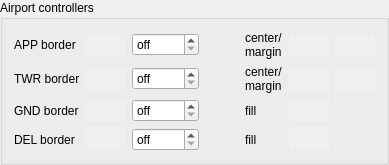
          <widget class="QGroupBox" name="groupBox_10">
           <property name="title">
            <string>Airport controllers</string>
           </property>
           <layout class="QGridLayout" name="gridLayout_19">
            <item row="1" column="6">
             <widget class="QPushButton" name="pbTwrColorMargin">
              <property name="toolTip">
               <string>set color-alpha to 0 to deactivate.</string>
              </property>
              <property name="autoFillBackground">
               <bool>true</bool>
              </property>
              <property name="flat">
               <bool>true</bool>
              </property>
             </widget>
            </item>
            <item row="0" column="0">
             <widget class="QLabel" name="label_21">
              <property name="text">
               <string>APP border</string>
              </property>
              <property name="buddy">
               <cstring>pbAppBorderLineColor</cstring>
              </property>
             </widget>
            </item>
            <item row="0" column="1">
             <widget class="QPushButton" name="pbAppBorderLineColor">
              <property name="toolTip">
               <string>set color-alpha to 0 to hide all labels of this type.</string>
              </property>
              <property name="autoFillBackground">
               <bool>true</bool>
              </property>
              <property name="flat">
               <bool>true</bool>
              </property>
             </widget>
            </item>
            <item row="0" column="6">
             <widget class="QPushButton" name="pbAppColorMargin">
              <property name="toolTip">
               <string>set color-alpha to 0 to deactivate.</string>
              </property>
              <property name="autoFillBackground">
               <bool>true</bool>
              </property>
              <property name="flat">
               <bool>true</bool>
              </property>
             </widget>
            </item>
            <item row="1" column="0">
             <widget class="QLabel" name="label_25">
              <property name="text">
               <string>TWR border</string>
              </property>
             </widget>
            </item>
            <item row="2" column="2">
             <widget class="QDoubleSpinBox" name="sbGndBorderLineStrength">
              <property name="toolTip">
               <string>set to 0 to deactivate.</string>
              </property>
              <property name="specialValueText">
               <string>off</string>
              </property>
              <property name="suffix">
               <string> px</string>
              </property>
              <property name="decimals">
               <number>1</number>
              </property>
              <property name="maximum">
               <double>10.000000000000000</double>
              </property>
              <property name="singleStep">
               <double>0.100000000000000</double>
              </property>
              <property name="value">
               <double>0.000000000000000</double>
              </property>
             </widget>
            </item>
            <item row="1" column="5">
             <widget class="QPushButton" name="pbTwrColorCenter">
              <property name="toolTip">
               <string>set color-alpha to 0 to deactivate.</string>
              </property>
              <property name="autoFillBackground">
               <bool>true</bool>
              </property>
              <property name="flat">
               <bool>true</bool>
              </property>
             </widget>
            </item>
            <item row="2" column="5">
             <widget class="QPushButton" name="pbGndFillColor">
              <property name="toolTip">
               <string>set color-alpha to 0 to deactivate.</string>
              </property>
              <property name="autoFillBackground">
               <bool>true</bool>
              </property>
              <property name="flat">
               <bool>true</bool>
              </property>
             </widget>
            </item>
            <item row="2" column="0">
             <widget class="QLabel" name="label_27">
              <property name="text">
               <string>GND border</string>
              </property>
              <property name="buddy">
               <cstring>pbGndBorderLineColor</cstring>
              </property>
             </widget>
            </item>
            <item row="0" column="4">
             <widget class="QLabel" name="label_23">
              <property name="text">
               <string>center/
margin</string>
              </property>
              <property name="buddy">
               <cstring>pbAppColorCenter</cstring>
              </property>
             </widget>
            </item>
            <item row="2" column="4">
             <widget class="QLabel" name="label_37">
              <property name="text">
               <string>fill</string>
              </property>
              <property name="buddy">
               <cstring>pbGndFillColor</cstring>
              </property>
             </widget>
            </item>
            <item row="0" column="3">
             <spacer name="horizontalSpacer_26">
              <property name="orientation">
               <enum>Qt::Horizontal</enum>
              </property>
              <property name="sizeHint" stdset="0">
               <size>
                <width>40</width>
                <height>20</height>
               </size>
              </property>
             </spacer>
            </item>
            <item row="2" column="1">
             <widget class="QPushButton" name="pbGndBorderLineColor">
              <property name="toolTip">
               <string>set color-alpha to 0 to hide all labels of this type.</string>
              </property>
              <property name="autoFillBackground">
               <bool>true</bool>
              </property>
              <property name="flat">
               <bool>true</bool>
              </property>
             </widget>
            </item>
            <item row="0" column="2">
             <widget class="QDoubleSpinBox" name="sbAppBorderLineStrength">
              <property name="toolTip">
               <string>set to 0 to deactivate.</string>
              </property>
              <property name="specialValueText">
               <string>off</string>
              </property>
              <property name="suffix">
               <string> px</string>
              </property>
              <property name="decimals">
               <number>1</number>
              </property>
              <property name="maximum">
               <double>10.000000000000000</double>
              </property>
              <property name="singleStep">
               <double>0.100000000000000</double>
              </property>
             </widget>
            </item>
            <item row="0" column="5">
             <widget class="QPushButton" name="pbAppColorCenter">
              <property name="toolTip">
               <string>set color-alpha to 0 to deactivate.</string>
              </property>
              <property name="autoFillBackground">
               <bool>true</bool>
              </property>
              <property name="flat">
               <bool>true</bool>
              </property>
             </widget>
            </item>
            <item row="1" column="4">
             <widget class="QLabel" name="label_11">
              <property name="text">
               <string>center/
margin</string>
              </property>
              <property name="buddy">
               <cstring>pbTwrColorCenter</cstring>
              </property>
             </widget>
            </item>
            <item row="3" column="0">
             <widget class="QLabel" name="label_120">
              <property name="text">
               <string>DEL border</string>
              </property>
              <property name="buddy">
               <cstring>pbGndBorderLineColor</cstring>
              </property>
             </widget>
            </item>
            <item row="3" column="4">
             <widget class="QLabel" name="label_133">
              <property name="text">
               <string>fill</string>
              </property>
              <property name="buddy">
               <cstring>pbGndFillColor</cstring>
              </property>
             </widget>
            </item>
            <item row="3" column="5">
             <widget class="QPushButton" name="pbDelFillColor">
              <property name="toolTip">
               <string>set color-alpha to 0 to deactivate.</string>
              </property>
              <property name="autoFillBackground">
               <bool>true</bool>
              </property>
              <property name="flat">
               <bool>true</bool>
              </property>
             </widget>
            </item>
            <item row="3" column="2">
             <widget class="QDoubleSpinBox" name="sbDelBorderLineStrength">
              <property name="toolTip">
               <string>set to 0 to deactivate.</string>
              </property>
              <property name="specialValueText">
               <string>off</string>
              </property>
              <property name="suffix">
               <string> px</string>
              </property>
              <property name="decimals">
               <number>1</number>
              </property>
              <property name="maximum">
               <double>10.000000000000000</double>
              </property>
              <property name="singleStep">
               <double>0.100000000000000</double>
              </property>
              <property name="value">
               <double>0.000000000000000</double>
              </property>
             </widget>
            </item>
            <item row="3" column="1">
             <widget class="QPushButton" name="pbDelBorderLineColor">
              <property name="toolTip">
               <string>set color-alpha to 0 to hide all labels of this type.</string>
              </property>
              <property name="autoFillBackground">
               <bool>true</bool>
              </property>
              <property name="flat">
               <bool>true</bool>
              </property>
             </widget>
            </item>
            <item row="1" column="1">
             <widget class="QPushButton" name="pbTwrBorderLineColor">
              <property name="toolTip">
               <string>set color-alpha to 0 to hide all labels of this type.</string>
              </property>
              <property name="autoFillBackground">
               <bool>true</bool>
              </property>
              <property name="flat">
               <bool>true</bool>
              </property>
             </widget>
            </item>
            <item row="1" column="2">
             <widget class="QDoubleSpinBox" name="sbTwrBorderLineStrength">
              <property name="toolTip">
               <string>set to 0 to deactivate.</string>
              </property>
              <property name="specialValueText">
               <string>off</string>
              </property>
              <property name="suffix">
               <string> px</string>
              </property>
              <property name="decimals">
               <number>1</number>
              </property>
              <property name="maximum">
               <double>10.000000000000000</double>
              </property>
              <property name="singleStep">
               <double>0.100000000000000</double>
              </property>
             </widget>
            </item>
           </layout>
          </widget>
